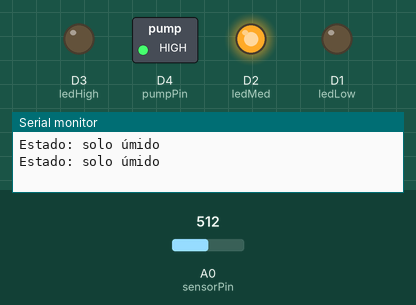
Recording of a sketch running on a simulated ESP8266 (NodeMCU). Shown: switched loads named in the sketch (green lamp = pin HIGH), output pins drawn as LEDs (lit = HIGH), the last lines printed to the serial monitor. The test bench sets the inputs (shaded band); at power-on: A0 (sensorPin) = 512. WiFi joins after 1.5 s; servers stay silent unless stated.

Above: at 3.2 s.
3.3 s: A0 (sensorPin) set to 417
5.2 s: A0 (sensorPin) set to 400
At 6.6 s:
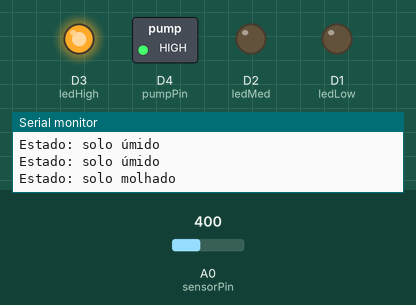
7.5 s: A0 (sensorPin) set to 900
At 9.2 s:
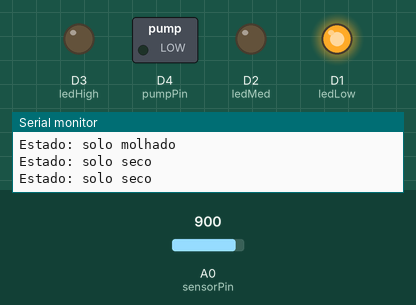
9.5 s: A0 (sensorPin) set to 732
11.8 s: A0 (sensorPin) set to 709
At 13.4 s:
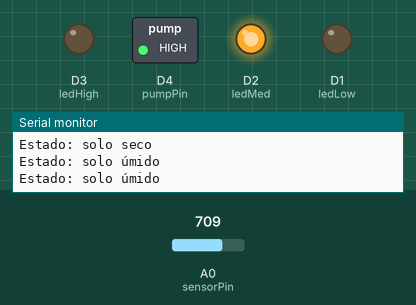
13.8 s: A0 (sensorPin) set to 1010
At 15.1 s:
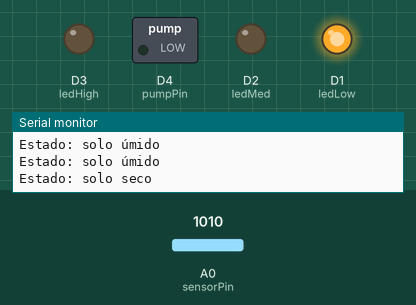
Timing chart, 0 to 16.8 s (numbered marks = the images above; inputs shaded):
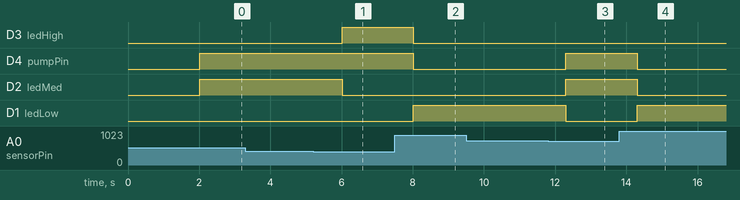

Measured:
- the behaviour switches between 410 and 409 on A0 (sensorPin) (found by bisection; images 0 and 1)
- the behaviour switches between 717 and 716 on A0 (sensorPin) (found by bisection; images 2 and 3)
- after the input at 5.2 s, D3 (ledHigh): LOW → HIGH after 0.81 s; D2 (ledMed): HIGH → LOW after 0.81 s
- after the input at 7.5 s, D3 (ledHigh), D4 (pumpPin): HIGH → LOW after 0.52 s; D1 (ledLow): LOW → HIGH after 0.52 s
- after the input at 11.8 s, D4 (pumpPin), D2 (ledMed): LOW → HIGH after 0.50 s; D1 (ledLow): HIGH → LOW after 0.50 s
- after the input at 13.8 s, D4 (pumpPin), D2 (ledMed): HIGH → LOW after 0.51 s; D1 (ledLow): LOW → HIGH after 0.51 s

The sketch:

Umidade_ThingSpeak.ino
```cpp
#include <ESP8266WiFi.h>
#include <ESP8266WebServer.h>
#include <ThingSpeak.h>

WiFiClient client;  // Declare o objeto WiFiClient

const char* ssid = "Rosivaldo_126_2g";
const char* password = "mshimizu123";
const long CHANNEL_ID = 2328109;
const char* WRITE_API_KEY = "T5ZIR3SAO1X1P548";

const int sensorPin = A0;
const int ledLow = D1;
const int ledMed = D2;
const int ledHigh = D3;
const int pumpPin = D4;

ESP8266WebServer server(80);

bool isPumpOn = false;

const int historySize = 100;
float humidityHistory[historySize];
int historyIndex = 0;
unsigned long lastUpdateTimeThingSpeak = 0; // Declare a variável lastUpdateTimeThingSpeak

void setup() {
  pinMode(ledLow, OUTPUT);
  pinMode(ledMed, OUTPUT);
  pinMode(ledHigh, OUTPUT);
  pinMode(pumpPin, OUTPUT);

  Serial.begin(115200);
  WiFi.begin(ssid, password);

  while (WiFi.status() != WL_CONNECTED) {
    delay(1000);
    Serial.println("Conectando ao WiFi...");
  }
  Serial.println("Conectado ao WiFi");

  Serial.print("Endereço IP: ");
  Serial.println(WiFi.localIP());

  Serial.println();
  Serial.println("Envia os dados do sensor para o ThingSpeak usando o ESP8266");
  Serial.println();
  ThingSpeak.begin(client); // Inicializa a biblioteca ThingSpeak

  server.on("/", HTTP_GET, []() {
    float humidity = readHumidity();
    updateHistory(humidity);

    String ledStatus = "Desligado";
    if (digitalRead(ledLow) == HIGH) {
      ledStatus = "Baixo";
    } else if (digitalRead(ledMed) == HIGH) {
      ledStatus = "Médio";
    } else if (digitalRead(ledHigh) == HIGH) {
      ledStatus = "Alto";
    }

    String pumpStatus = isPumpOn ? "Ligada" : "Desligada";

    String html = "<html><body>";
    html += "<h1>Nível de Umidade do Solo</h1>";
    html += "<p>Umidade: " + String(humidity) + "%</p>";
    html += "<p>Estado do LED: " + ledStatus + "</p>";
    html += "<p>Estado da Bomba: " + pumpStatus + "</p>";
    html += "<p>Histórico de Umidade:</p>";
    html += "<ul>";

    for (int i = 0; i < historySize; i++) {
      html += "<li>" + String(humidityHistory[i]) + "%</li>";
    }
    html += "</ul>";
    html += "</body></html>";
    server.send(200, "text/html", html);
  });

  server.begin();
}

void loop() {
  server.handleClient();

  static unsigned long lastUpdateTime = 0;
  if (millis() - lastUpdateTime > 1000) {
    float humidity = readHumidity();
    updateHistory(humidity);

    if (humidity < 30.0) {
      digitalWrite(ledLow, HIGH);
      digitalWrite(ledMed, LOW);
      digitalWrite(ledHigh, LOW);
      digitalWrite(pumpPin, LOW);
      isPumpOn = true;
      Serial.println("Estado: solo seco");
    } else if (humidity < 60.0) {
      digitalWrite(ledLow, LOW);
      digitalWrite(ledMed, HIGH);
      digitalWrite(ledHigh, LOW);
      digitalWrite(pumpPin, HIGH);
      isPumpOn = false;
      Serial.println("Estado: solo úmido");
    } else {
      digitalWrite(ledLow, LOW);
      digitalWrite(ledMed, LOW);
      digitalWrite(ledHigh, HIGH);
      digitalWrite(pumpPin, HIGH);
      isPumpOn = false;
      Serial.println("Estado: solo molhado");
    }

    lastUpdateTime = millis();
  }

  if (millis() - lastUpdateTimeThingSpeak > 10000) {  // Atualize ThingSpeak a cada 30 segundos
    float humidity = readHumidity();
    int sensorValue = analogRead(sensorPin);

    ThingSpeak.setField(1, humidity);
    ThingSpeak.setField(2, sensorValue);

    int x = ThingSpeak.writeFields(CHANNEL_ID, WRITE_API_KEY);

    if (x == 200) {
      Serial.println("Atualização bem-sucedida no ThingSpeak");
    } else {
      Serial.println("Problema no canal - erro HTTP " + String(x));
    }

    lastUpdateTimeThingSpeak = millis();
  }
}

float readHumidity() {
  int sensorValue = analogRead(sensorPin);
  return 100.0 - (float)sensorValue / 1023.0 * 100.0;
}

void updateHistory(float humidity) {
  humidityHistory[historyIndex] = humidity;
  historyIndex = (historyIndex + 1) % historySize;
}
```
